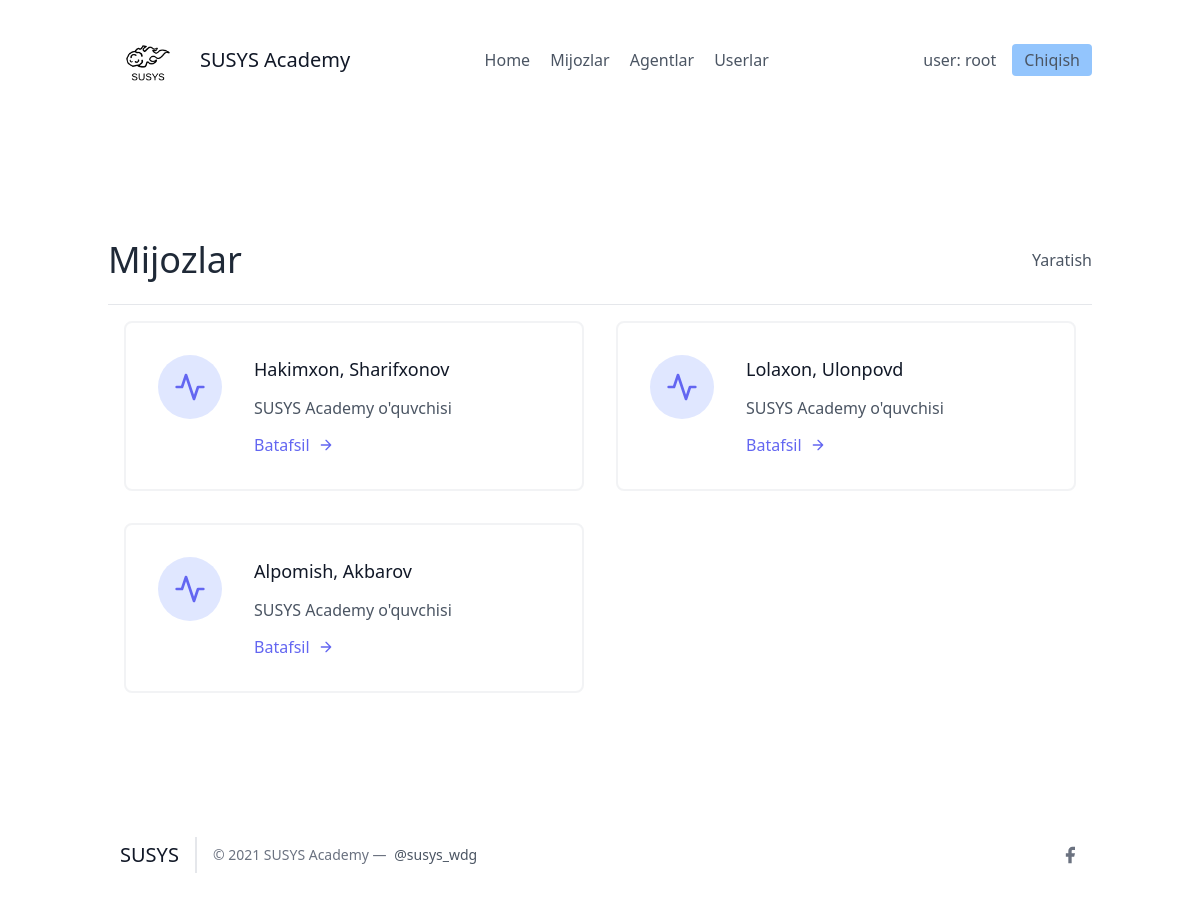
Before: /leads/ (signed in) with the older database file.
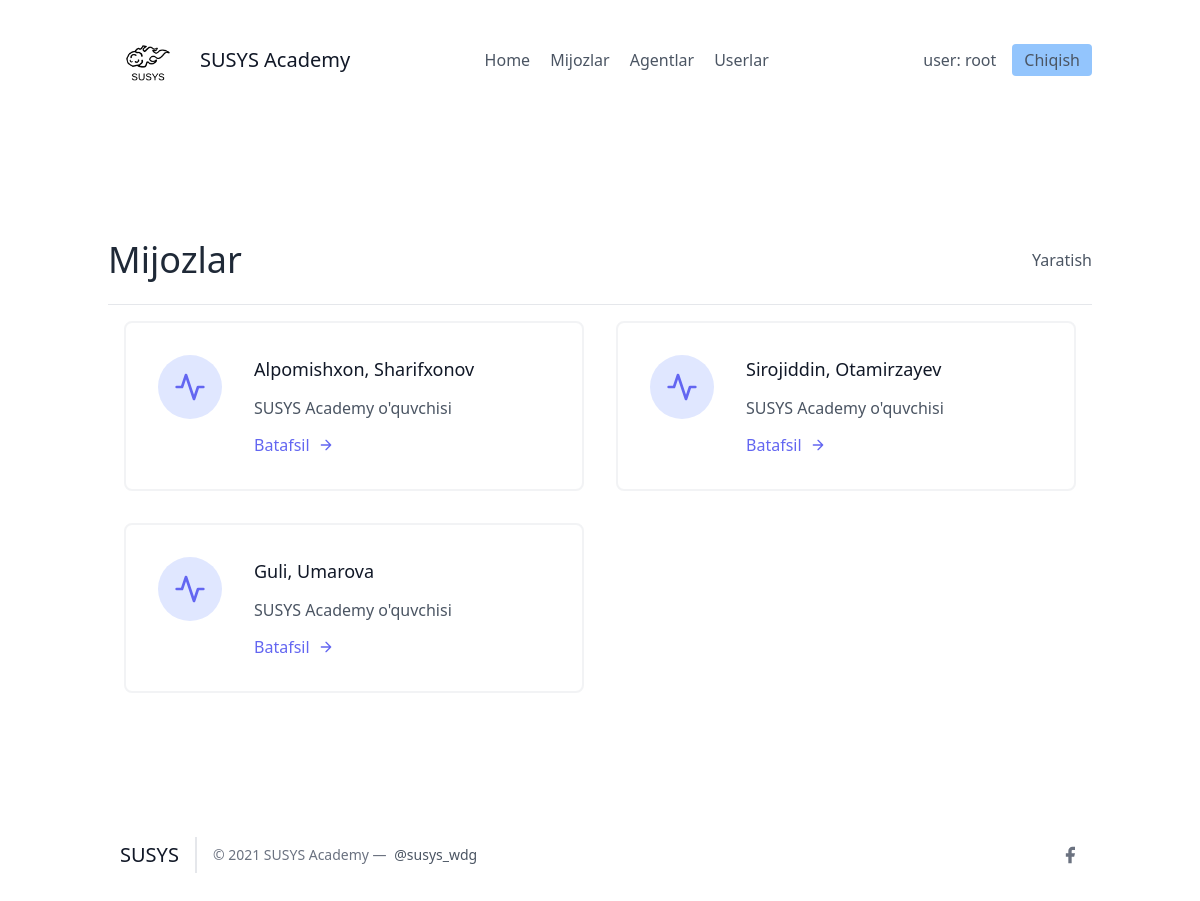
After: the same page with the newer database file.
### leads/models.py (models this page shows, shortened)
class User(AbstractUser):
  pass

class Lead(models.Model):
  fristName = models.CharField(max_length=20)
  lastName = models.CharField(max_length=20)
  age = models.IntegerField(default=0)
  email = models.EmailField(max_length=50)
  agent = models.ForeignKey("Agent", blank = True, on_delete=models.CASCADE)

### leads/views.py (the view)
# urls.py: path('', ListsView.as_view(), name='listlar'),
class ListsView(LoginRequiredMixin, ListView):
  template_name = "leads_list.html"
  queryset = models.Lead.objects.all()
  context_object_name = "leads"

### template/leads_list.html (shortened to what this page needs)
{% extends 'main.html' %}
{% block content %}
<section class="text-gray-600 body-font">
  <div class="container px-5 py-24 mx-auto flex flex-wrap">
    <div class="w-full py-6 flex justify-between items-center border-b border-gray-200">
        <div>
            <h1 class="text-4xl text-gray-800">Mijozlar</h1>
        </div>
        <div>
            <a class="y=text-gray-500 hover:text-blue-700" href="{% url 'leads:lead-create' %}">Yaratish</a>
        </div>
    </div>
    <div class="flex flex-wrap">
      {% for lead in leads %}
      <div class="p-4 lg:w-1/2 md:w-full">
        <div class="flex border-2 rounded-lg border-gray-200 border-opacity-50 p-8 sm:flex-row flex-col">
          <div class="w-16 h-16 sm:mr-8 sm:mb-0 mb-4 inline-flex items-center justify-center rounded-full bg-indigo-100 text-indigo-500 flex-shrink-0">
            <svg fill="none" stroke="currentColor" stroke-linecap="round" stroke-linejoin="round" stroke-width="2" class="w-8 h-8" viewBox="0 0 24 24">
              <path d="M22 12h-4l-3 9L9 3l-3 9H2"></path>
            </svg>
          </div>
          <div class="flex-grow">
            <h2 class="text-gray-900 text-lg title-font font-medium mb-3">{{ lead.fristName }}, {{ lead.lastName }}</h2>
            <p class="leading-relaxed text-base">SUSYS Academy o'quvchisi</p>
            <a href="{% url 'leads:detallar' lead.pk %}" class="mt-3 text-indigo-500 inline-flex items-center">Batafsil
              <svg fill="none" stroke="currentColor" stroke-linecap="round" stroke-linejoin="round" stroke-width="2" class="w-4 h-4 ml-2" viewBox="0 0 24 24">
                <path d="M5 12h14M12 5l7 7-7 7"></path>
              </svg>
            </a>
          </div>
        </div>
      </div>
      {% endfor %}
    </div>
  </div>
</section>
{% endblock %}

### template/main.html (shortened to what this page needs)
<!DOCTYPE html>
<html lang="en">
<head>
  <link href="https://unpkg.com/tailwindcss@^2/dist/tailwind.min.css" rel="stylesheet">
</head>
<body>
  {% include 'details/navbar.html' %}
    <div class="max-w-5xl mx-auto">
        {% block content %}
        {% endblock %}
    </div>
  {% include 'details/footer.html' %}
</body>
</html>

### template/details/navbar.html (shortened to what this page needs)
{% load static %}
<header class="text-gray-600 body-font">
  <div class="container mx-auto flex flex-wrap p-5 flex-col md:flex-row items-center">
    <a class="flex title-font font-medium items-center text-gray-900 mb-4 md:mb-0">
      <img src="{% static 'img/logo-dark.png' %}" style="width: 80px;" alt="Logo">
      <span class="ml-3 text-xl">SUSYS Academy</span>
    </a>
    <nav class="md:ml-auto md:mr-auto flex flex-wrap items-center text-base justify-center">
      <a href="/" class="mr-5 hover:text-gray-900">Home</a>
      <a href="/leads/" class="mr-5 hover:text-gray-900">Mijozlar</a>
      <a href="/agents/" class="mr-5 hover:text-gray-900">Agentlar</a>
      <a href="/users/" class="mr-5 hover:text-gray-900">Userlar</a>
    </nav>
    {% if request.user.is_authenticated %}
      user: {{ request.user.username }}
      <button class="ml-4 inline-flex items-center bg-blue-300 border-0 py-1 px-3 focus:outline-none hover:bg-blue-200 rounded text-base mt-4 md:mt-0">
        <a href="{% url 'logout'%}">
          Chiqish
        </a>
      </button>
    {% endif %}
  </div>
</header>

### template/details/footer.html (shortened to what this page needs)
{% load static %}
    <footer class="text-gray-600 body-font">
    <div class="container px-5 py-8 mx-auto flex items-center sm:flex-row flex-col">
      <a class="flex title-font font-medium items-center md:justify-start justify-center text-gray-900">
        <span class="ml-3 text-xl">SUSYS</span>
      </a>
      <p class="text-sm text-gray-500 sm:ml-4 sm:pl-4 sm:border-l-2 sm:border-gray-200 sm:py-2 sm:mt-0 mt-4">© 2021 SUSYS Academy —
        <a href="https://twitter.com/knyttneve" class="text-gray-600 ml-1" rel="noopener noreferrer" target="_blank">@susys_wdg</a>
      </p>
      <span class="inline-flex sm:ml-auto sm:mt-0 mt-4 justify-center sm:justify-start">
        <a class="text-gray-500">
          <svg fill="currentColor" stroke-linecap="round" stroke-linejoin="round" stroke-width="2" class="w-5 h-5" viewBox="0 0 24 24">
            <path d="M18 2h-3a5 5 0 00-5 5v3H7v4h3v8h4v-8h3l1-4h-4V7a1 1 0 011-1h3z"></path>
          </svg>
        </a>

Changed rows visible on the page:
removed Lead: fristName "Hakimxon", lastName "Sharifxonov"
removed Lead: fristName "Lolaxon", lastName "Ulonpovd"
removed Lead: fristName "Alpomish", lastName "Akbarov"
added Lead: fristName "Alpomishxon", lastName "Sharifxonov"
added Lead: fristName "Sirojiddin", lastName "Otamirzayev"
added Lead: fristName "Guli", lastName "Umarova"
